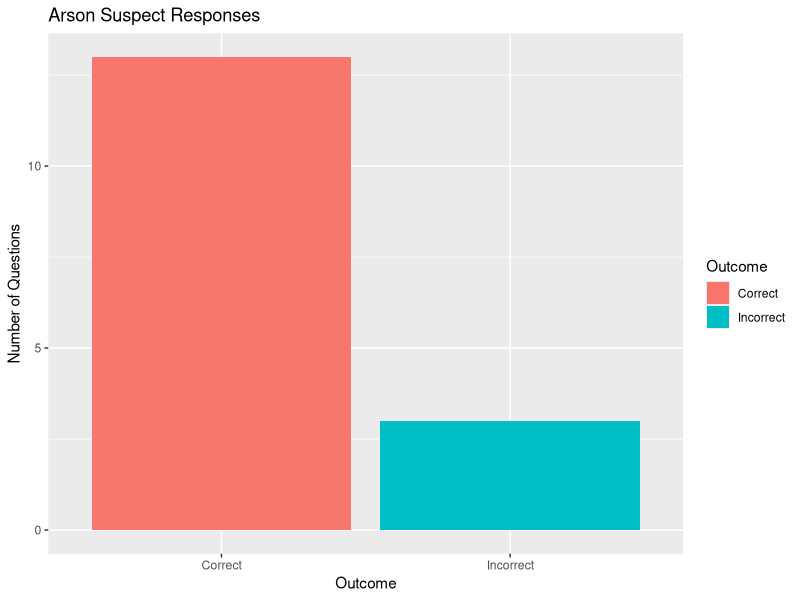

Generate this figure with R:
## ---- chunk 1
library(tidyverse)
## ---- chunk 2
#| label: read-data
#| include: false

arson_data <- read_csv("data/arson.csv")
## ---- chunk 3
#| label: preview-arson-data

# To run the code, hit the green "play" button in the top right of this code chunk.
# You should type code for question 1 below this line.

head(arson_data)

## ---- chunk 4
#| label: arson-plot
#| echo: false 
# Hit the green "play" button to run the code in the top right.

ggplot(data = arson_data,
       aes(x = Outcome,
           fill = Outcome)
       ) + 
  geom_bar(stat = "count") +
  labs(title = "Arson Suspect Responses",
       x = "Outcome",
       y = "Number of Questions"
       )
## ---- chunk 5
# Write your code below this line.
slo_childcare <- read_csv("data/slo_childcare.csv")

# You may choose to write more code below this line to help you answer the next couple of questions.
head(slo_childcare)
glimpse(slo_childcare)
names(slo_childcare)
